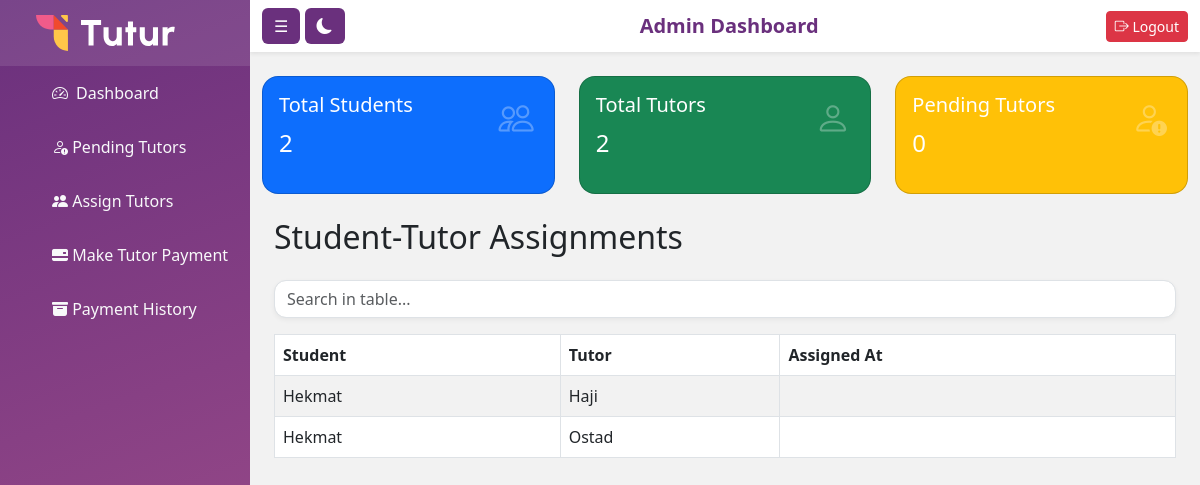
/dashboard/ (signed in), run on an earlier commit of the app's database.
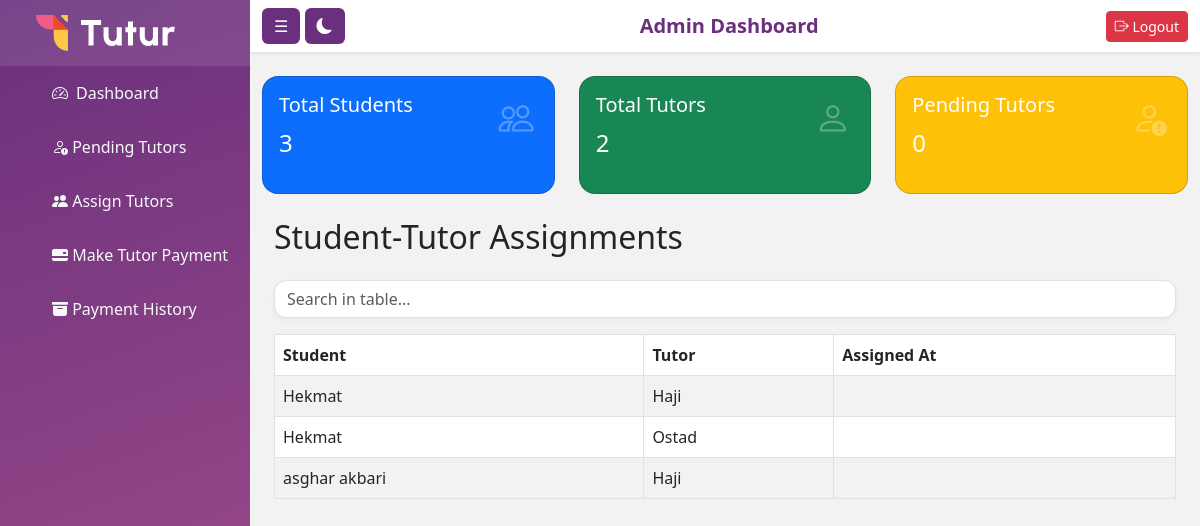
And on a later commit of the database.
### core/models.py (models this page shows, shortened)
class TutorAssignment(models.Model):
    student = models.ForeignKey('StudentProfile', on_delete=models.CASCADE)
    tutor = models.ForeignKey('TutorProfile', on_delete=models.CASCADE)
    assigned_by = models.ForeignKey('CustomUser', on_delete=models.SET_NULL, null=True, limit_choices_to={'role': 'admin'})
    created_at = models.DateTimeField(auto_now_add=True)

class StudentProfile(models.Model):
    user = models.OneToOneField(CustomUser, on_delete=models.CASCADE, limit_choices_to={'role': 'student'})
    academic_needs = models.TextField()
    program_details = models.CharField(max_length=255)
    preferred_format = models.CharField(max_length=50)
    required_hours = models.PositiveIntegerField()

class CustomUser(AbstractBaseUser, PermissionsMixin):
    ROLE_CHOICES = [
        ('admin', 'Admin'),
        ('student', 'Student'),
        ('tutor', 'Tutor'),
        ('viewer', 'Viewer'),
    ]
    email = models.EmailField(unique=True)
    full_name = models.CharField(max_length=150)
    phone = models.CharField(max_length=20, unique=True)
    role = models.CharField(max_length=10, choices=ROLE_CHOICES)
    is_active = models.BooleanField(default=True)
    is_staff = models.BooleanField(default=False)
    date_joined = models.DateTimeField(auto_now_add=True)
    objects = CustomUserManager()
    USERNAME_FIELD = 'email'
    REQUIRED_FIELDS = ['full_name', 'phone', 'role']

class TutorProfile(models.Model):
    user = models.OneToOneField(CustomUser, on_delete=models.CASCADE, limit_choices_to={'role': 'tutor'})
    experience = models.TextField()
    skills = models.TextField()
    interests = models.TextField()
    location = models.CharField(max_length=100)
    timezone = models.CharField(max_length=100)
    approved = models.BooleanField(default=False)
    hourly_rate = models.DecimalField(max_digits=6, decimal_places=2, default=0.00)

### core/views.py (the view, shortened to what this page needs)
# urls.py: path('dashboard/', dashboard, name='dashboard'),
@login_required
def dashboard(request):
    user = request.user
    if user.role == 'tutor':
        tutor_profile = getattr(user, 'tutorprofile', None)
        assignments = TutorAssignment.objects.filter(tutor=tutor_profile)
        context = {
            'user_role': 'Tutor',
            'profile': tutor_profile,
            'assignments': assignments,
        }
        return render(request, 'dashboard_tutor.html', context)
    elif user.role == 'admin':
        context = {
            'user_role': 'Admin',
            'student_count': StudentProfile.objects.count(),
            'tutor_count': TutorProfile.objects.filter(approved=True).count(),
            'pending_tutor_count': TutorProfile.objects.filter(approved=False).count(),
            'assignments': TutorAssignment.objects.select_related('student__user', 'tutor__user').all()
        }
        return render(request, 'dashboard_admin.html', context)
    else:
        return render(request, 'dashboard_viewer.html', {'user_role': 'Viewer'})

### core/templates/dashboard_admin.html
{% extends 'dashboard_base.html' %}
{% block title %}Admin Dashboard{% endblock %}
{% block content %}
<div class="row g-4 mb-4">
  <div class="col-md-4">
    <div class="card card-stat bg-primary text-white">
      <div class="card-body">
        <h5 class="card-title">Total Students</h5>
        <p class="fs-4">{{ student_count }}</p>
        <i class="bi bi-people icon"></i>
      </div>
    </div>
  </div>
  <div class="col-md-4">
    <div class="card card-stat bg-success text-white">
      <div class="card-body">
        <h5 class="card-title">Total Tutors</h5>
        <p class="fs-4">{{ tutor_count }}</p>
        <i class="bi bi-person icon"></i>
      </div>
    </div>
  </div>
  <div class="col-md-4">
    <div class="card card-stat bg-warning text-white">
      <div class="card-body">
        <h5 class="card-title">Pending Tutors</h5>
        <p class="fs-4">{{ pending_tutor_count }}</p>
        <i class="bi bi-person-exclamation icon"></i>
      </div>
    </div>
  </div>
</div>
 {% if assignments %}
<div class="container my-4">
  <div class="d-flex justify-content-between align-items-center mb-3">
    <h2>Student-Tutor Assignments</h2>
  </div>
  <input
    class="form-control mb-3"
    id="searchInput"
    type="text"
    placeholder="Search in table..."
  />
  <div class="table-responsive">
    <table id="userTable" class="table table-striped  table-bordered table-hover ">
      <thead class="sticky-top table-header">
        <tr>
          <th>Student</th>
          <th>Tutor</th>
          <th>Assigned At</th>
        </tr>
      </thead>
      <tbody id="tableBody">
       {% for assignment in assignments %}
        <tr>
          <td>{{ assignment.student.user.full_name }}</td>
          <td>{{ assignment.tutor.user.full_name }}</td>
          <td>{{ assignment.assigned_at|date:"Y-m-d H:i" }}</td>
        </tr>
        {% endfor %}
      </tbody>
    </table>
  </div>
</div>
{% else %}
<p class="text-muted p-3">No assignments available yet.</p>
{% endif %}
{% endblock %}

What changed in the data, as far as the page shows it:
added TutorAssignment: student.user.full_name "asghar akbari", tutor.user.full_name "Haji"
Also different on the page:
{{ student_count }}: "2" → "3"
